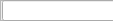
<?xml version="1.0" encoding="UTF-8"?>
<ui version="4.0">
 <class>NameEditArea</class>
 <widget class="QFrame" name="NameEditArea">
  <property name="geometry">
   <rect>
    <x>0</x>
    <y>0</y>
    <width>113</width>
    <height>21</height>
   </rect>
  </property>
  <property name="windowTitle">
   <string>Frame</string>
  </property>
  <property name="frameShape">
   <enum>QFrame::StyledPanel</enum>
  </property>
  <property name="frameShadow">
   <enum>QFrame::Raised</enum>
  </property>
  <widget class="QLineEdit" name="lineEdit">
   <property name="geometry">
    <rect>
     <x>2</x>
     <y>0</y>
     <width>113</width>
     <height>21</height>
    </rect>
   </property>
   <property name="sizePolicy">
    <sizepolicy hsizetype="Fixed" vsizetype="Fixed">
     <horstretch>0</horstretch>
     <verstretch>0</verstretch>
    </sizepolicy>
   </property>
   <property name="alignment">
    <set>Qt::AlignJustify|Qt::AlignVCenter</set>
   </property>
   <property name="placeholderText">
    <string/>
   </property>
  </widget>
 </widget>
 <resources/>
 <connections/>
</ui>
